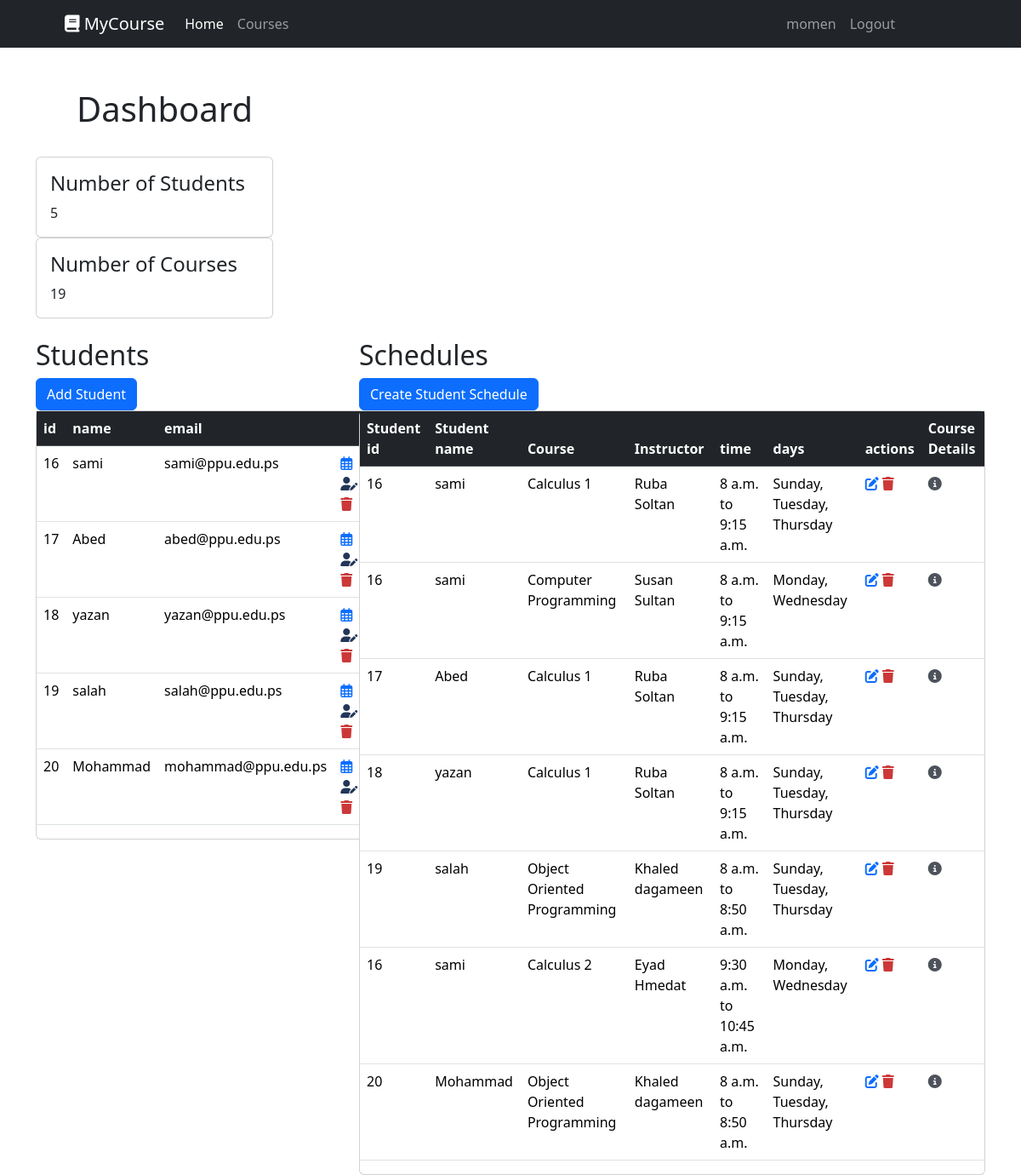
The app's page / (signed in) with its own data.
### courseApp/models.py (models this page shows, shortened)
class Student(models.Model):
    user = models.OneToOneField(User, on_delete=models.CASCADE, null=True, blank=True)
    name = models.CharField(max_length=100)
    password = models.CharField(max_length=100)
    email = models.EmailField(unique=True)

class StudentReg(models.Model):
    student = models.ForeignKey(Student, on_delete=models.CASCADE)
    course = models.ForeignKey(Course, on_delete=models.CASCADE)
    completed = models.BooleanField(default=False)

class Course(models.Model):
    code = models.AutoField(primary_key=True, unique=True)
    name = models.CharField(max_length=100)
    description = models.TextField( null=True)
    prerequisites = models.ManyToManyField('self', blank=True, symmetrical=False, related_name='prerequisite_for')
    instructor = models.CharField(max_length=100)
    capacity = models.IntegerField()
    scheduleID = models.ForeignKey(CourseSchedule,null=True,blank=True,default='', on_delete=models.CASCADE)

class CourseSchedule(models.Model):
    days = models.CharField(max_length=50,null=True, blank=True)
    startTime = models.TimeField(null=True, blank=True)
    endTime = models.TimeField(null=True, blank=True)
    roomNo = models.CharField(max_length=10, null=True, blank=True)

### courseApp/decorators.py (the view)
    def wrapper_func(request, *args, **kwargs):
        group = None
        if request.user.groups.exists():
            group = request.user.groups.all()[0].name
        if group == 'admin':
            return view_func(request, *args, **kwargs)
        elif group == 'students':
            student = request.user.student
            return redirect('student', student.pk)

### courseApp/views.py (called while the page is built)
@forAdmins
@login_required(login_url='login')
def home(request):
    courses = Course.objects.all()
    students = Student.objects.all()
    student_regs = StudentReg.objects.select_related('student', 'course__scheduleID')
    studentsNumber = students.count()
    coursesNumber = courses.count()
    context = {
        "students":students,
        "studentsSchedule": student_regs,
        "studentsNumber": studentsNumber,
        "coursesNumber": coursesNumber,
    }
    return render(request, 'courseApp/dashboard.html', context)

### courseApp/templates/courseApp/dashboard.html
{% extends "courseApp/main.html" %}
{% block content %}
<div class="container">
    <div class="row">
        <div class="col-12">
            <h1 class="mt-5 px-5">Dashboard</h1>
            <br>
            <div class="card col-3">
                <div class="card-body">
                    <h4 class="card-title">Number of Students</h4>
                    <p class="card-text">{{ studentsNumber }}</p>
                </div>
            </div>
            <div class="card col-3">
                <div class="card-body">
                    <h4 class="card-title">Number of Courses</h4>
                    <p class="card-text">{{ coursesNumber }}</p>
                </div>
            </div>
            <br>
        </div>
    </div>
    <div class="row">
        <div class="col-md-4">
            <h2>Students</h2>
            <a href="{% url "createStudent" %}"><button type="button" class="btn btn-primary">Add Student</button></a>
            <div class="card" style="width: fit-content;">
                    <table class="table">
                        <thead class="table-dark">
                        <tr>
                            <th scope="col">id</th>
                            <th scope="col">name</th>
                            <th scope="col">email</th>
                            <th scope="col"></th>
                        </tr>
                        </thead>
                        <tbody>
                        {% for item in students %}
                            <tr>
                                <td>{{ item.id }}</td>
                                <td>{{ item.name }}</td>
                                <td>{{ item.email }}</td>
                                <td>
                                    <a href={% url "student" item.id %}><i class="fa-regular fa-calendar-days"></i></a>
                                    <a href="{% url "editStudentInfo" item.id %}"><i class="fa-solid fa-user-pen" style="color: #223659;"></i></a>
                                    <a href="{% url "deleteStudent" item.id %}"><i class="fa-solid fa-trash" style="color: #cc3838;"></i></a>
                                </td>
                            </tr>
                        {% endfor %}
                        </tbody>
                    </table>
            </div>
        </div>
        <div class="col-md-8">
            <h2>Schedules</h2>
            <a href="{% url "createStudentReg" %}"><button type="button" class="btn btn-primary">Create Student Schedule</button></a>
            <div class="card">
                <table class="table">
                    <thead class="table-dark">
                    <tr>
                        <th scope="col">Student id</th>
                        <th scope="col">Student name</th>
                        <th scope="col">Course</th>
                        <th scope="col">Instructor</th>
                        <th scope="col">time</th>
                        <th scope="col">days</th>
                        <th scope="col">actions</th>
                        <th scope="col">Course Details</th>
                    </tr>
                    </thead>
                    <tbody>
                        {% for schedule in studentsSchedule %}
                        <tr>
                            <td>{{ schedule.student.id }}</td>
                            <td>{{ schedule.student.name }}</td>
                            <td>{{ schedule.course.name }}</td>
                            <td>{{ schedule.course.instructor }}</td>
                            <td>{{ schedule.course.scheduleID.startTime }} to {{ schedule.course.scheduleID.endTime }}</td>
                            <td>{{ schedule.course.scheduleID.days }}</td>
                            <td>
                                <a href="{% url "editStudentReg" schedule.id %}"><i class="fa-solid fa-pen-to-square"></i></a>
                                <a href="{% url "deleteStudentReg" schedule.id %}"><i class="fa-solid fa-trash" style="color: #cc3838;"></i></i></a>
                            </td>
                            <td><a href="{% url "course" schedule.course.code %}"><i class="fa-solid fa-circle-info" style="color: #4d525b;"></i></i></a></td>
                        </tr>
                    {% endfor %}
                    </tbody>
                </table>
            </div>
        </div>
    </div>
</div>
{% endblock content %}

### courseApp/templates/courseApp/main.html (shortened to what this page needs)
{% load static %}
<!DOCTYPE html>
<html lang="en">
<head>
    <link href="https://cdn.jsdelivr.net/npm/bootstrap@5.3.3/dist/css/bootstrap.min.css" rel="stylesheet">
    <link href="https://cdnjs.cloudflare.com/ajax/libs/font-awesome/6.5.2/css/all.min.css" rel="stylesheet">
    <link rel="stylesheet" href="{% static "css/style.css" %}">
</head>
<body>
    {% include "courseApp/navbar.html" %}
    {% block content %}
    {% endblock content %}
</body>
</html>

### courseApp/templates/courseApp/navbar.html (shortened to what this page needs)
{% load static %}
<nav class="navbar navbar-expand-lg navbar-dark bg-dark">
  <div class="container-fluid">
    <a class="navbar-brand" href="{% url "home" %}" style="margin-left: 4rem;">
      <i class="fa-solid fa-book"></i> MyCourse
    </a>
    <div class="collapse navbar-collapse" id="navbarSupportedContent">
      <ul class="navbar-nav me-auto mb-2 mb-lg-0">
        <li class="nav-item">
          <a class="nav-link active" aria-current="page" href="{% url 'home' %}">Home</a>
        </li>
        <li class="nav-item">
          <a class="nav-link" href="{% url 'courses' %}">Courses</a>
        </li>
      </ul>
      <ul class="navbar-nav ms-auto mb-2 mb-lg-0" style="margin-right: 8rem;">
        <li class="nav-item">
          <a class="nav-link"> {{ request.user }}</a>
        </li>
        <li class="nav-item">
          <a class="nav-link" href="{% url 'logout' %}">Logout</a>
        </li>
      </ul>
    </div>
  </div>
</nav>

### records on screen
Student: id "16", name "sami", email "sami@ppu.edu.ps"
Student: id "17", name "Abed", email "abed@ppu.edu.ps"
Student: id "18", name "yazan", email "yazan@ppu.edu.ps"
Student: id "19", name "salah", email "salah@ppu.edu.ps"
Student: id "20", name "Mohammad", email "mohammad@ppu.edu.ps"
StudentReg: student.id "16", student.name "sami", course.name "Calculus 1", course.instructor "Ruba Soltan", course.scheduleID.startTime "8 a.m.", course.scheduleID.endTime "9:15 a.m.", course.scheduleID.days "Sunday, Tuesday, Thursday"
StudentReg: student.id "16", student.name "sami", course.name "Computer Programming", course.instructor "Susan Sultan", course.scheduleID.startTime "8 a.m.", course.scheduleID.endTime "9:15 a.m.", course.scheduleID.days "Monday, Wednesday"
StudentReg: student.id "17", student.name "Abed", course.name "Calculus 1", course.instructor "Ruba Soltan", course.scheduleID.startTime "8 a.m.", course.scheduleID.endTime "9:15 a.m.", course.scheduleID.days "Sunday, Tuesday, Thursday"
StudentReg: student.id "18", student.name "yazan", course.name "Calculus 1", course.instructor "Ruba Soltan", course.scheduleID.startTime "8 a.m.", course.scheduleID.endTime "9:15 a.m.", course.scheduleID.days "Sunday, Tuesday, Thursday"
StudentReg: student.id "19", student.name "salah", course.name "Object Oriented Programming", course.instructor "Khaled dagameen", course.scheduleID.startTime "8 a.m.", course.scheduleID.endTime "8:50 a.m.", course.scheduleID.days "Sunday, Tuesday, Thursday"
StudentReg: student.id "16", student.name "sami", course.name "Calculus 2", course.instructor "Eyad Hmedat", course.scheduleID.startTime "9:30 a.m.", course.scheduleID.endTime "10:45 a.m.", course.scheduleID.days "Monday, Wednesday"
StudentReg: student.id "20", student.name "Mohammad", course.name "Object Oriented Programming", course.instructor "Khaled dagameen", course.scheduleID.startTime "8 a.m.", course.scheduleID.endTime "8:50 a.m.", course.scheduleID.days "Sunday, Tuesday, Thursday"

### other values on screen
{{ request.user }} "momen"
{{ studentsNumber }} "5"
{{ coursesNumber }} "19"
